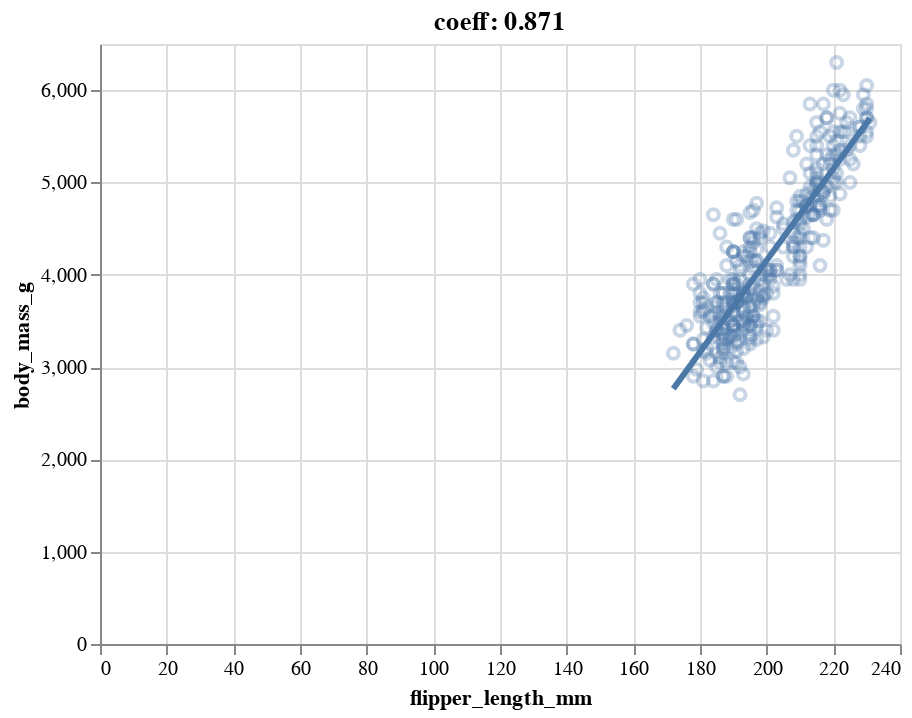

Source (notebook cell):
### Markdown cell above
This function accepts a dataframe and the number of pairs of variables with strongest correlations, and returns vertically combined scatterplots with a correlation trend for each pair.

### Code cell
close_up(df, 1)

### Figure 1 — Vega-Lite specification as saved in the notebook (floating-point values rounded to 4 significant figures; data arrays with more than 128 entries replaced by an {"elided": "..."} marker saying what was removed)
{"config": {"view": {"continuousWidth": 400, "continuousHeight": 300}}, "layer": [{"mark": {"type": "point", "opacity": 0.3}, "encoding": {"x": {"field": "flipper_length_mm", "type": "quantitative"}, "y": {"field": "body_mass_g", "type": "quantitative"}}, "title": "coeff: 0.871"}, {"mark": {"type": "line", "size": 3}, "encoding": {"x": {"field": "flipper_length_mm", "type": "quantitative"}, "y": {"field": "body_mass_g", "type": "quantitative"}}, "title": "coeff: 0.871", "transform": [{"on": "flipper_length_mm", "regression": "body_mass_g"}]}], "data": {"name": "data-ca279bcc8d77c8b4d1869c08d68d9fb7"}, "$schema": "https://vega.github.io/schema/vega-lite/v4.17.0.json", "datasets": {"data-ca279bcc8d77c8b4d1869c08d68d9fb7": {"elided": "344 records"}}}
